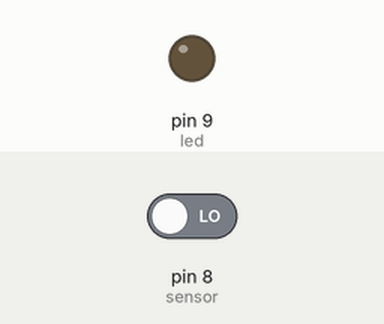
Recording of a sketch running on a simulated Arduino Uno, built with avr-gcc and run on an emulated ATmega328P. Parts: output pins drawn as LEDs (lit = HIGH). Inputs (shaded band) come from the test bench; at power-on: pin 8 (sensor) LOW.

Above: at 1.2 s.
1.3 s: pin 8 (sensor) driven HIGH
At 1.6 s:
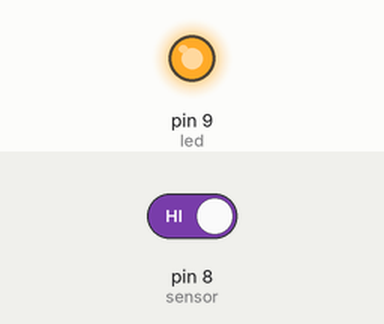
2.8 s: pin 8 (sensor) driven LOW
At 4.1 s:
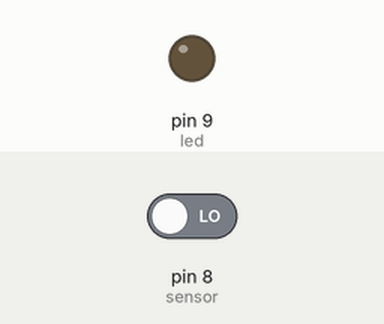
Timing chart, 0 to 5.8 s (numbered marks = the images above; inputs shaded):
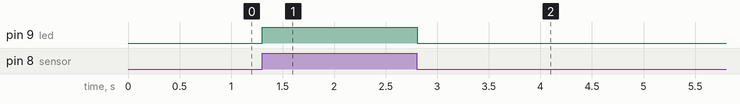

The sketch:

radar_sensor_test.ino
```cpp
const int sensor = 8;
const int led = 9;

void setup() {
  pinMode(sensor, INPUT);
  pinMode(led, OUTPUT);
}

void loop() {
  if(digitalRead(sensor)==HIGH) {
    digitalWrite(led, HIGH);
  }
  else digitalWrite(led, LOW);
  delay(10);
}
```

Measured:
- after the input at 1.3 s, pin 9 (led): LOW → HIGH at once
- after the input at 2.8 s, pin 9 (led): HIGH → LOW at once
